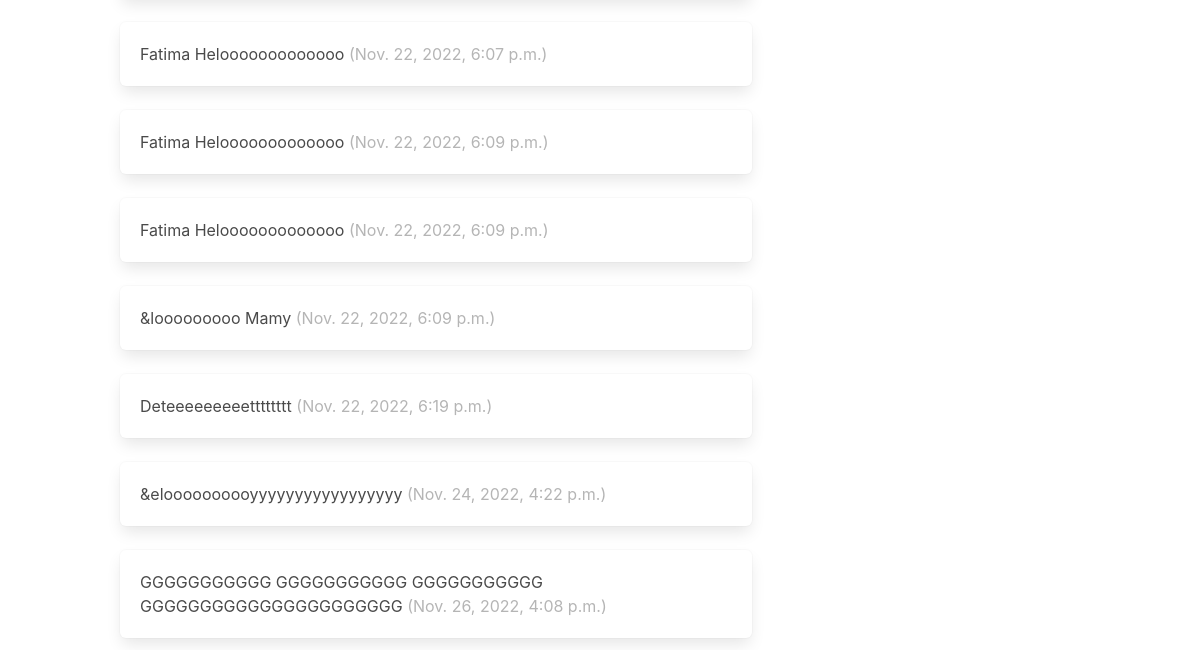
The page /profile/6 (signed in, lower part) on the database as committed earlier.
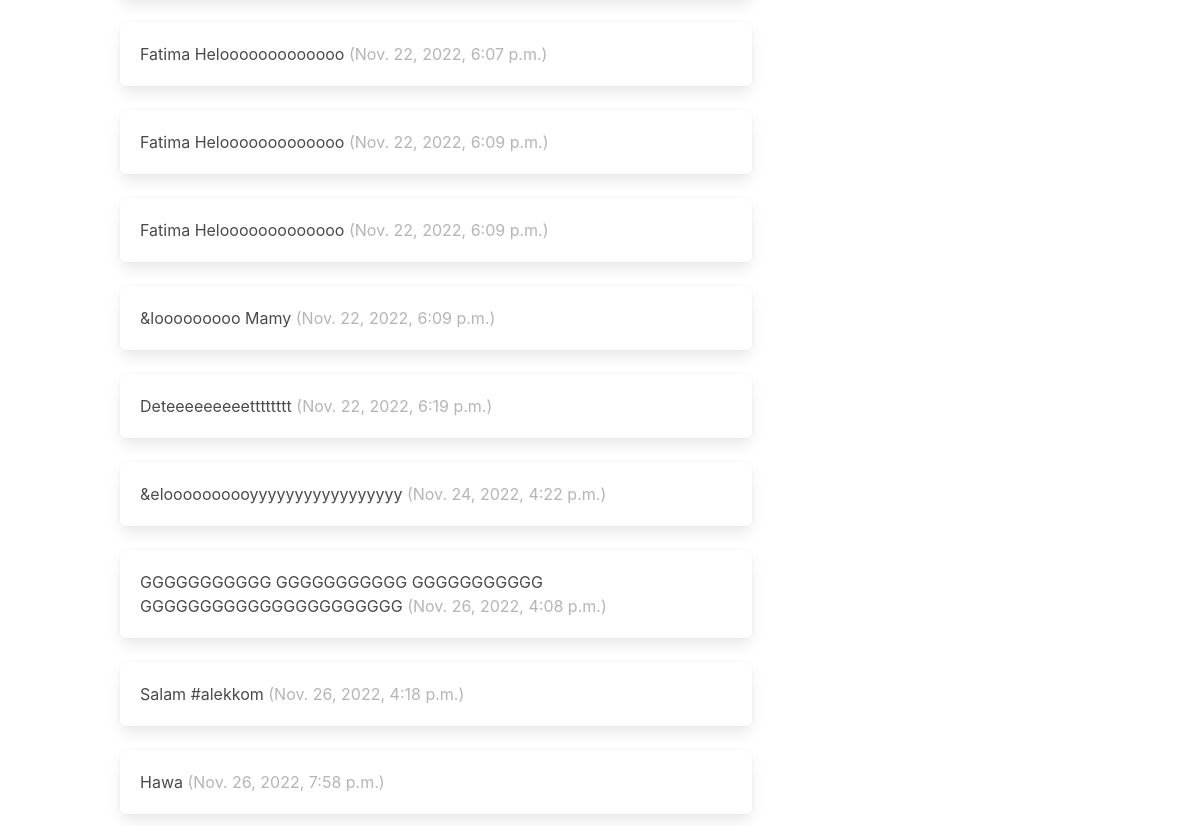
The same page on the database as committed later.
### dwitter/models.py (models this page shows, shortened)
class Dweet(models.Model):
    user = models.ForeignKey(
        User, related_name="dweets", on_delete=models.DO_NOTHING
        )
    body = models.CharField(max_length=140)
    created_at = models.DateTimeField(auto_now_add=True)

### dwitter/views.py (the view, shortened to what this page needs)
# urls.py: path("profile/<int:pk>", profile, name="profile"),
def profile(request, pk):
    if not hasattr(request.user, 'profile'):
        missing_profile = Profile(user=request.user)
        missing_profile.save()
    profile = Profile.objects.get(pk=pk)
    return render(request, "profile.html", {"profile": profile})

### dwitter/models.py (called while the page is built)
    def __str__(self):
        return self.user.username

### dwitter/templates/profile.html (shortened to what this page needs)
{% extends 'base.html' %}
{% block content %}
<div class="column">
     <div class="content">
        {% for dweet in profile.user.dweets.all %}
            <div class="box">
            {{ dweet.body }}
                <span class="is-small has-text-grey-light">
                ({{ dweet.created_at }})
                </span>
            </div>
        {% endfor %}
     </div>
</div>
<div class="column is-one-third">
</div>
{% endblock content %}

Rows that differ between the two databases and show on the page:
added Dweet: body "Salam #alekkom", created_at "Nov. 26, 2022, 4:18 p.m."
added Dweet: body "Hawa", created_at "Nov. 26, 2022, 7:58 p.m."
